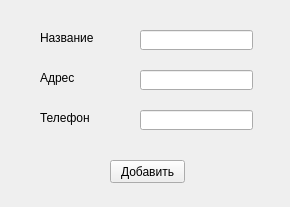
<?xml version="1.0" encoding="UTF-8"?>
<ui version="4.0">
 <class>AddPostForm</class>
 <widget class="QWidget" name="AddPostForm">
  <property name="geometry">
   <rect>
    <x>0</x>
    <y>0</y>
    <width>290</width>
    <height>207</height>
   </rect>
  </property>
  <property name="windowTitle">
   <string>Form</string>
  </property>
  <widget class="QLineEdit" name="lineEdit">
   <property name="geometry">
    <rect>
     <x>140</x>
     <y>30</y>
     <width>113</width>
     <height>20</height>
    </rect>
   </property>
  </widget>
  <widget class="QLineEdit" name="lineEdit_2">
   <property name="geometry">
    <rect>
     <x>140</x>
     <y>70</y>
     <width>113</width>
     <height>20</height>
    </rect>
   </property>
  </widget>
  <widget class="QLineEdit" name="lineEdit_3">
   <property name="geometry">
    <rect>
     <x>140</x>
     <y>110</y>
     <width>113</width>
     <height>20</height>
    </rect>
   </property>
  </widget>
  <widget class="QLabel" name="label">
   <property name="geometry">
    <rect>
     <x>40</x>
     <y>30</y>
     <width>61</width>
     <height>16</height>
    </rect>
   </property>
   <property name="text">
    <string>Название </string>
   </property>
  </widget>
  <widget class="QLabel" name="label_2">
   <property name="geometry">
    <rect>
     <x>40</x>
     <y>70</y>
     <width>71</width>
     <height>16</height>
    </rect>
   </property>
   <property name="text">
    <string>Адрес</string>
   </property>
  </widget>
  <widget class="QLabel" name="label_3">
   <property name="geometry">
    <rect>
     <x>40</x>
     <y>110</y>
     <width>71</width>
     <height>16</height>
    </rect>
   </property>
   <property name="text">
    <string>Телефон</string>
   </property>
  </widget>
  <widget class="QPushButton" name="pushButton">
   <property name="geometry">
    <rect>
     <x>110</x>
     <y>160</y>
     <width>75</width>
     <height>23</height>
    </rect>
   </property>
   <property name="text">
    <string>Добавить</string>
   </property>
  </widget>
 </widget>
 <resources/>
 <connections/>
</ui>
